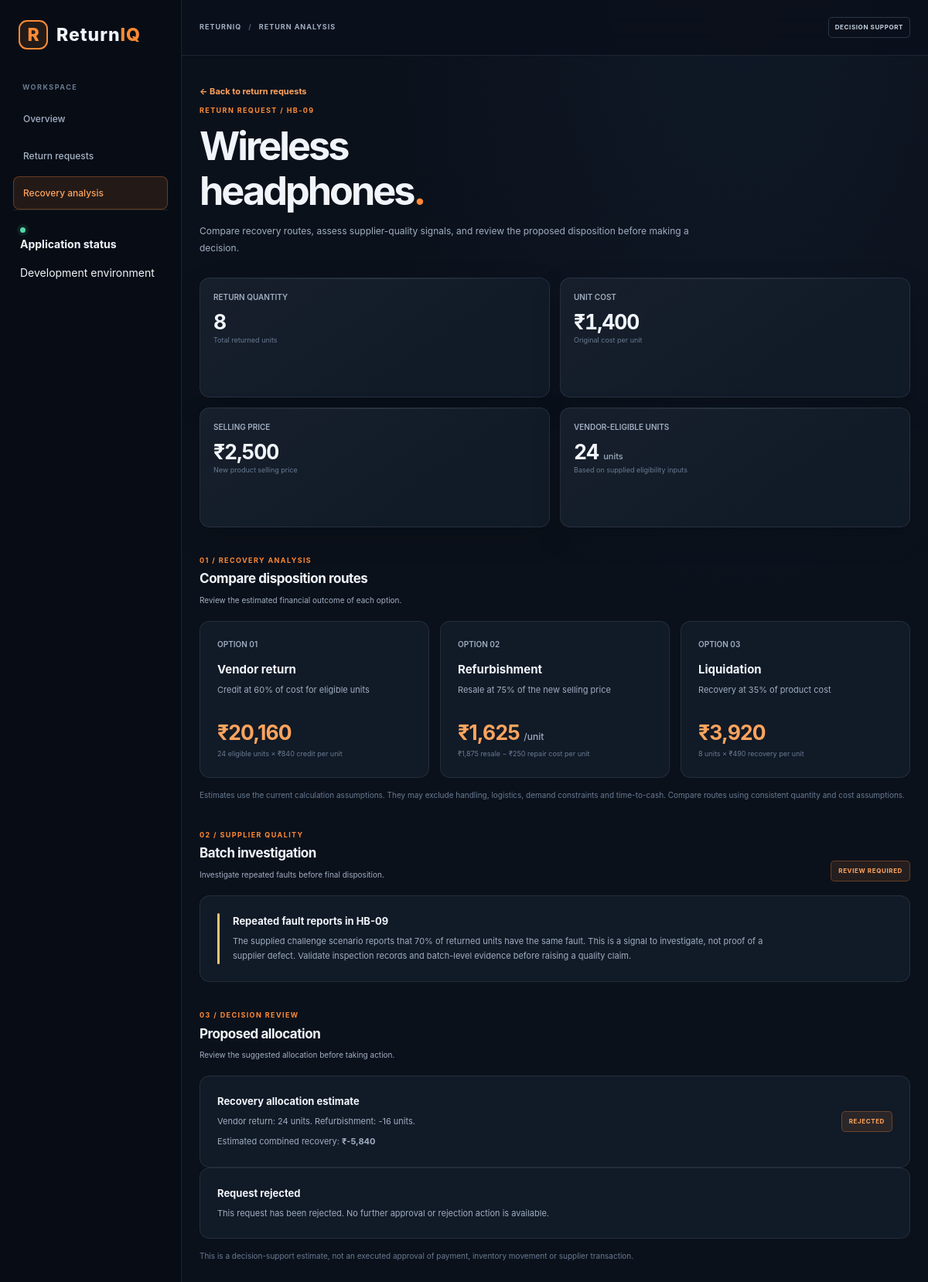
Page /returns/hb-09 on the committed database.
### tables this page shows
CREATE TABLE returns (
                id INTEGER PRIMARY KEY AUTOINCREMENT,
                product_name TEXT NOT NULL,
                sku TEXT NOT NULL,
                batch_number TEXT NOT NULL,
                quantity INTEGER NOT NULL,
                reason TEXT NOT NULL,
                grade TEXT NOT NULL,
                cost_price REAL NOT NULL,
                selling_price REAL NOT NULL,
                vendor_eligible_quantity INTEGER NOT NULL,
                status TEXT NOT NULL DEFAULT 'Pending',
                created_at TEXT NOT NULL DEFAULT CURRENT_TIMESTAMP
            );

### app.py (the view)
@app.route("/returns/hb-09")
def sample_return_detail():
    with get_db() as connection:
        record = connection.execute("""
            SELECT *
            FROM returns
            WHERE sku = 'HB-09' OR batch_number = 'HB-09'
            ORDER BY id ASC
            LIMIT 1
        """).fetchone()
    if record is None:
        abort(404, description="No HB-09 return record exists.")
    return render_template(
        "return_detail.html",
        **build_return_detail(record),
    )

### app.py (called while the page is built)
def get_db():
    connection = sqlite3.connect(DATABASE)
    connection.row_factory = sqlite3.Row
    return connection

### engine/calculations.py (called while the page is built)
def calculate_refurbishment_recovery(
    new_selling_price,
    refurbishment_cost,
    resale_percentage
):
    refurbished_selling_price = round(
        new_selling_price * resale_percentage, 2
    )
    net_recovery = round(
        refurbished_selling_price - refurbishment_cost, 2
    )
    return {
        "refurbished_selling_price": refurbished_selling_price,
        "refurbishment_cost": refurbishment_cost,
        "net_recovery": net_recovery
    }

def calculate_vendor_return_recovery(
    cost_price,
    credit_percentage,
    eligible_quantity
):
    credit_per_unit = round(
        cost_price * credit_percentage, 2
    )
    total_recovery = round(
        credit_per_unit * eligible_quantity, 2
    )
    return {
        "eligible_quantity": eligible_quantity,
        "credit_per_unit": credit_per_unit,
        "total_recovery": total_recovery
    }

def calculate_liquidation_recovery(
    cost_price,
    recovery_percentage,
    quantity
):
    recovery_per_unit = round(
        cost_price * recovery_percentage, 2
    )
    total_recovery = round(
        recovery_per_unit * quantity, 2
    )
    return {
        "quantity": quantity,
        "recovery_per_unit": recovery_per_unit,
        "total_recovery": total_recovery
    }

def calculate_allocation_recovery(
    vendor_quantity,
    refurbishment_quantity,
    vendor_credit_per_unit,
    refurbishment_net_per_unit
):
    vendor_recovery = round(
        vendor_quantity * vendor_credit_per_unit, 2
    )
    refurbishment_recovery = round(
        refurbishment_quantity * refurbishment_net_per_unit, 2
    )
    total_recovery = round(
        vendor_recovery + refurbishment_recovery, 2
    )
    return {
        "vendor_recovery": vendor_recovery,
        "refurbishment_recovery": refurbishment_recovery,
        "total_recovery": total_recovery
    }

### templates/return_detail.html (shortened to what this page needs)
<!DOCTYPE html>
<html lang="en">
<head>
    <link rel="stylesheet" href="{{ url_for('static', filename='css/style.css') }}">
</head>
<body>
<div class="app-shell">
    <aside class="sidebar" id="sidebar">
        <a class="brand" href="/">
            <span class="brand-symbol">R</span>
            <span class="brand-name">Return<span>IQ</span></span>
        </a>
        <div class="workspace-label">WORKSPACE</div>
        <nav class="navigation" aria-label="Main navigation">
            <a class="nav-link" href="/">Overview</a>
            <a class="nav-link" href="/returns">Return requests</a>
            <a class="nav-link active" href="/returns/hb-09">Recovery analysis</a>
        </nav>
        <div class="sidebar-footer">
            <span class="connection-dot"></span>
            <div>
                <strong>Application status</strong>
                <p>Development environment</p>
            </div>
        </div>
    </aside>
    <main class="main-panel">
        <header class="topbar">
            <div class="page-context">
                <a href="/">RETURNIQ</a>
                <span class="context-separator">/</span>
                <span>RETURN ANALYSIS</span>
            </div>
            <span class="environment-tag">DECISION SUPPORT</span>
        </header>
        <div class="page-content">
            <a class="text-link" href="/returns">&larr; Back to return requests</a>
            <section class="intro" id="request">
                <div>
                    <p class="eyebrow">RETURN REQUEST / HB-09</p>
                    <h1>Wireless<br>headphones<span>.</span></h1>
                    <p class="intro-copy">
                        Compare recovery routes, assess supplier-quality signals,
                        and review the proposed disposition before making a decision.
                    </p>
                </div>
            </section>
            <section class="metric-grid" aria-label="Return metrics">
                <article class="metric-card">
                    <p class="metric-label">RETURN QUANTITY</p>
                    <div class="metric-value">{{ total_quantity }}</div>
                    <p class="metric-note">Total returned units</p>
                </article>
                <article class="metric-card">
                    <p class="metric-label">UNIT COST</p>
                    <div class="metric-value">₹{{ "{:,.0f}".format(cost_price) }}</div>
                    <p class="metric-note">Original cost per unit</p>
                </article>
                <article class="metric-card">
                    <p class="metric-label">SELLING PRICE</p>
                    <div class="metric-value">₹{{ "{:,.0f}".format(new_selling_price) }}</div>
                    <p class="metric-note">New product selling price</p>
                </article>
                <article class="metric-card metric-highlight">
                    <p class="metric-label">VENDOR-ELIGIBLE UNITS</p>
                    <div class="metric-value">
                        {{ vendor_eligible_quantity }} <span>units</span>
                    </div>
                    <p class="metric-note">Based on supplied eligibility inputs</p>
                </article>
            </section>
            <section class="content-section" id="recovery">
                <div class="section-heading">
                    <div>
                        <p class="eyebrow">01 / RECOVERY ANALYSIS</p>
                        <h2>Compare disposition routes</h2>
                        <p>Review the estimated financial outcome of each option.</p>
                    </div>
                </div>
                <div class="detail-route-grid">
                    <article class="detail-route">
                        <p class="metric-label">OPTION 01</p>
                        <h3>Vendor return</h3>
                        <p class="muted">Credit at 60% of cost for eligible units</p>
                        <div class="detail-route-value">
                            ₹{{ "{:,.0f}".format(vendor_return.total_recovery) }}
                        </div>
                        <p class="metric-note">
                            {{ vendor_eligible_quantity }} eligible units
                            × ₹{{ "{:,.0f}".format(vendor_return.credit_per_unit) }}
                            credit per unit
                        </p>
                    </article>
                    <article class="detail-route">
                        <p class="metric-label">OPTION 02</p>
                        <h3>Refurbishment</h3>
                        <p class="muted">Resale at 75% of the new selling price</p>
                        <div class="detail-route-value">
                            ₹{{ "{:,.0f}".format(refurbishment.net_recovery) }}
                            <span>/unit</span>
                        </div>
                        <p class="metric-note">
                            ₹{{ "{:,.0f}".format(refurbishment.refurbished_selling_price) }}
                            resale −
                            ₹{{ "{:,.0f}".format(refurbishment.refurbishment_cost) }}
                            repair cost per unit
                        </p>
                    </article>
                    <article class="detail-route">
                        <p class="metric-label">OPTION 03</p>
                        <h3>Liquidation</h3>
                        <p class="muted">Recovery at 35% of product cost</p>
                        <div class="detail-route-value">
                            ₹{{ "{:,.0f}".format(liquidation.total_recovery) }}
                        </div>
                        <p class="metric-note">
                            {{ liquidation.quantity }} units
                            × ₹{{ "{:,.0f}".format(liquidation.recovery_per_unit) }}
                            recovery per unit
                        </p>
                    </article>
                </div>
                <p class="detail-disclaimer">
                    Estimates use the current calculation assumptions. They may
                    exclude handling, logistics, demand constraints and time-to-cash.
                    Compare routes using consistent quantity and cost assumptions.
                </p>
            </section>
            <section class="content-section" id="supplier">
                <div class="section-heading">
                    <div>
                        <p class="eyebrow">02 / SUPPLIER QUALITY</p>
                        <h2>Batch investigation</h2>
                        <p>Investigate repeated faults before final disposition.</p>
                    </div>
                    <span class="status-pill">REVIEW REQUIRED</span>
                </div>
                <div class="exception-panel">
                    <div class="exception-marker"></div>
                    <div class="exception-copy">
                        <h3>Repeated fault reports in HB-09</h3>
                        <p>
                            The supplied challenge scenario reports that 70% of
                            returned units have the same fault. This is a signal
                            to investigate, not proof of a supplier defect.
                            Validate inspection records and batch-level evidence
                            before raising a quality claim.
                        </p>
                    </div>
                </div>
            </section>
            <section class="content-section" id="decision">
                <div class="section-heading">
                    <div>
                        <p class="eyebrow">03 / DECISION REVIEW</p>
                        <h2>Proposed allocation</h2>
                        <p>Review the suggested allocation before taking action.</p>
                    </div>
                </div>
                <div class="approval-panel">
                    <div>
                        <h3>Recovery allocation estimate</h3>
                        <p class="muted">
                            Vendor return: {{ vendor_eligible_quantity }} units.
                            Refurbishment: {{ refurbishment_quantity }} units.
                        </p>
                        <p class="muted">
                            Estimated combined recovery:
                            <strong>
                                ₹{{ "{:,.0f}".format(allocation_recovery.total_recovery) }}
                            </strong>
                        </p>
                    </div>
                    <span class="status-pill">
                        {{ status | upper }}
                    </span>
                </div>
                {% if status | lower == 'pending' %}
                <div class="approval-panel">
                    <div>
                        <h3>Review this request</h3>
                        <p class="muted">
                            Check the recovery estimates and supplier-quality
                            information before recording your decision.
                        </p>
                    </div>
                    <div class="decision-actions">
                        <form
                            method="POST"
                            action="{{ url_for('review_return', return_id=return_id) }}"
                            onsubmit="return confirm('Are you sure you want to approve this return request?');"
                        >
                            <input type="hidden" name="action" value="approve">
                            <button type="submit" class="btn btn-primary">
                                Approve request
                            </button>
                        </form>
                        <form
                            method="POST"
                            action="{{ url_for('review_return', return_id=return_id) }}"
                            onsubmit="return confirm('Are you sure you want to reject this return request?');"
                        >
                            <input type="hidden" name="action" value="reject">
                            <button type="submit" class="btn btn-secondary">
                                Reject request
                            </button>
                        </form>
                    </div>
                </div>
                {% elif status | lower == 'rejected' %}
                <div class="exception-panel">
                    <div class="exception-copy">
                        <h3>Request rejected</h3>
                        <p>
                            This request has been rejected. No further
                            approval or rejection action is available.
                        </p>
                    </div>
                </div>
                {% endif %}
                <p class="detail-disclaimer">
                    This is a decision-support estimate, not an executed approval
                    of payment, inventory movement or supplier transaction.
                </p>
            </section>
        </div>
    </main>
</div>
</body>
</html>

### rows in the picture
returns: cost_price "1,400", selling_price "2,500", status "REJECTED"

### other values in the picture
{{ total_quantity }} "8"
{{ vendor_eligible_quantity }} "24"
{{ "{:,.0f}".format(vendor_return.total_recovery) }} "20,160"
{{ "{:,.0f}".format(vendor_return.credit_per_unit) }} "840"
{{ "{:,.0f}".format(refurbishment.net_recovery) }} "1,625"
{{ "{:,.0f}".format(refurbishment.refurbished_selling_price) }} "1,875"
{{ "{:,.0f}".format(refurbishment.refurbishment_cost) }} "250"
{{ "{:,.0f}".format(liquidation.total_recovery) }} "3,920"
{{ liquidation.quantity }} "8"
{{ "{:,.0f}".format(liquidation.recovery_per_unit) }} "490"
{{ refurbishment_quantity }} "-16"
{{ "{:,.0f}".format(allocation_recovery.total_recovery) }} "-5,840"
